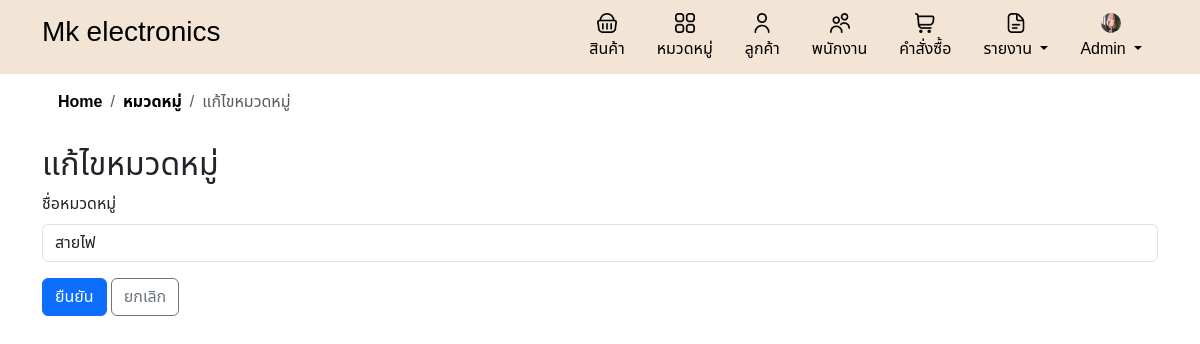
Page /edit_category.php?category_id=1 (signed in) on the committed database.
### tables this page shows
CREATE TABLE `companies` (
  `company_id` int(11) NOT NULL,
  `company_name` varchar(100) NOT NULL,
  `company_address` varchar(255) DEFAULT NULL,
  `company_phone` varchar(10) DEFAULT NULL,
  `company_email` varchar(100) DEFAULT NULL,
  `profile_image` varchar(255) DEFAULT NULL
);

CREATE TABLE `categories` (
  `category_id` int(11) NOT NULL,
  `category_name` varchar(100) NOT NULL,
  `created_at` timestamp NOT NULL DEFAULT current_timestamp()
);

### edit_category.php (the view, shortened to what this page needs)
<?php
include 'db.php';
include 'header.php';
include 'inc/links.php';
if (isset($_GET['category_id'])) {
    $category_id = $_GET['category_id'];
    $sql = "SELECT * FROM categories WHERE category_id = ?";
    $stmt = $conn->prepare($sql);
    $stmt->bind_param("i", $category_id);
    $stmt->execute();
    $result = $stmt->get_result();
    if ($result->num_rows > 0) {
        $row = $result->fetch_assoc();
        $category_name = $row['category_name'];
    } else {
        echo "<div class='alert alert-danger'>ไม่พบหมวดหมู่ที่ต้องการแก้ไข</div>";
        exit();
    }
}
?>
<!DOCTYPE html>
<html>
<head>
</head>
<body>
    <div class="container">
        <nav aria-label="breadcrumb">
            <ol class="breadcrumb breadcrumb-chevron p-3 rounded">
                <li class="breadcrumb-item">
                    <a class="link-body-emphasis fw-semibold text-decoration-none" href="home.php">Home</a>
                </li>
                <li class="breadcrumb-item">
                    <a class="link-body-emphasis fw-semibold text-decoration-none" href="category.php">หมวดหมู่</a>
                </li>
                <li class="breadcrumb-item active" aria-current="page">แก้ไขหมวดหมู่</li>
            </ol>
        </nav>
        <h2>แก้ไขหมวดหมู่</h2>
        <form method="post" action="edit_category.php?category_id=<?php echo $category_id; ?>">
            <div class="mb-3">
                <label for="name" class="form-label">ชื่อหมวดหมู่</label>
                <input type="text" class="form-control" id="category_name" name="category_name" placeholder="ชื่อหมวดหมู่" autocomplete="off" value="<?php echo htmlspecialchars($category_name); ?>" required>
            </div>
            <button type="submit" class="btn btn-primary custom-btn-t">ยืนยัน</button>
            <a href="category.php" class="btn btn-outline-secondary custom-btn-s">ยกเลิก</a>
        </form>
    </div>
</body>
</html>

### header.php (shortened to what this page needs)
<?php
include 'db.php';
$sql = "SELECT profile_image FROM companies WHERE company_id = 1";
$result = $conn->query($sql);
$profile_image = 'default.png';
if ($result->num_rows > 0) {
    $row = $result->fetch_assoc();
    if (!empty($row['profile_image'])) {
        $profile_image = $row['profile_image'];
    }
}
?>
<div class="header-container">
    <div class="container">
        <div class="d-flex flex-wrap align-items-center justify-content-center justify-content-lg-start">
            <a href="home.php"
                class="d-flex align-items-center my-2 my-lg-0 me-lg-auto <?php echo basename($_SERVER['PHP_SELF']) == 'home.php' ? 'text-secondary active' : 'text-black'; ?> text-decoration-none">
                <h3>Mk electronics</h3>
            </a>
            <ul class="nav col-12 col-lg-auto my-2 justify-content-center my-md-0">
                <li>
                    <a href="product.php"
                        class="nav-link <?php echo basename($_SERVER['PHP_SELF']) == 'product.php' ? 'text-secondary active' : 'text-black'; ?>">
                        <img src="image/shopping-basket.png" class="bi d-block mx-auto mb-1 icon" width="20"
                            height="20">
                        สินค้า
                    </a>
                </li>
                <li>
                    <a href="category.php"
                        class="nav-link <?php echo basename($_SERVER['PHP_SELF']) == 'category.php' ? 'text-secondary active' : 'text-black'; ?>">
                        <img src="image/apps.png" class="bi d-block mx-auto mb-1 icon" width="20"
                            height="20">
                        หมวดหมู่
                    </a>
                </li>
                <li>
                    <a href="customer.php"
                        class="nav-link <?php echo basename($_SERVER['PHP_SELF']) == 'customer.php' ? 'text-secondary active' : 'text-black'; ?>">
                        <img src="image/user (1).png" class="bi d-block mx-auto mb-1 icon" width="20" height="20">
                        ลูกค้า
                    </a>
                </li>
                <?php if ($_SESSION['role'] === 'admin'): ?>
                    <li>
                        <a href="employee.php"
                            class="nav-link <?php echo basename($_SERVER['PHP_SELF']) == 'employee.php' ? 'text-secondary active' : 'text-black'; ?>">
                            <img src="image/users.png" class="bi d-block mx-auto mb-1 icon" width="20" height="20">
                            พนักงาน
                        </a>
                    </li>
                <?php endif; ?>
                <li>
                    <a href="order.php"
                        class="nav-link <?php echo basename($_SERVER['PHP_SELF']) == 'order.php' ? 'text-secondary active' : 'text-black'; ?>">
                        <img src="image/shopping-cart.png" class="bi d-block mx-auto mb-1 icon" width="20" height="20">
                        คำสั่งซื้อ
                    </a>
                </li>
                <?php if ($_SESSION['role'] === 'admin'): ?>
                    <li class="nav-item dropdown">
                        <a href="#"
                            class="nav-link dropdown-toggle <?php echo basename($_SERVER['PHP_SELF']) == 'report.php' ? 'text-secondary active' : 'text-black'; ?>"
                            id="dropdownReport" role="button" data-bs-toggle="dropdown" aria-expanded="false">
                            <img src="image/document.png" class="bi d-block mx-auto mb-1 icon" width="20" height="20">
                            รายงาน
                        </a>
                    </li>
                    <li class="nav-item dropdown">
                        <a href="#"
                            class="nav-link dropdown-toggle <?php echo basename($_SERVER['PHP_SELF']) == 'admin.php' ? 'text-secondary active' : 'text-black'; ?>"
                            id="dropdownProfile" role="button" data-bs-toggle="dropdown" aria-expanded="false">
                            <img src="uploads/<?php echo htmlspecialchars($profile_image); ?>"
                                class="bi d-block mx-auto mb-1 icon rounded-circle" width="20" height="20"
                                alt="Profile Image">
                            <?php echo ($_SESSION['role'] === 'admin') ? 'Admin' : 'User'; ?>
                        </a>
                    </li>
                <?php endif; ?>
            </ul>
        </div>
    </div>
</div>
</body>
</html>

### style.css (style rules this page uses)
* { font-family: "Noto Sans Thai", sans-serif; }
html { overflow-y: scroll; }
body { font-family: "Noto Sans Thai", sans-serif; background-color: #ffffff; }
.header-container { width: 100%; background-color: #F2E5D5; padding: 5px; }
.custom-btn-t { background-color: #C7A98B; color: #000000; border: none; }
.custom-btn-s { color: #ff0000; border: none; border: 1px solid #ff0000; }
body { margin-bottom: 20px; padding: 0; background-color: #f8f9fa; }
html, body { height: 100%; }

### rows in the picture
companies: profile_image (picture)
categories: category_name "สายไฟ"
